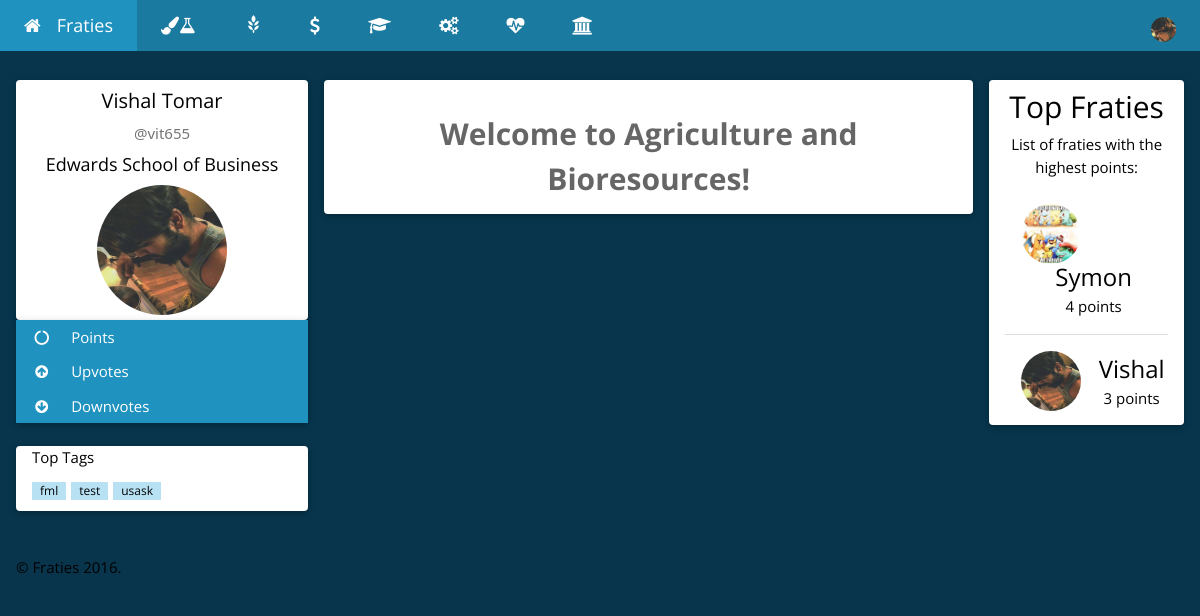
Page /Agriculture.php (signed in) on the earlier database version.
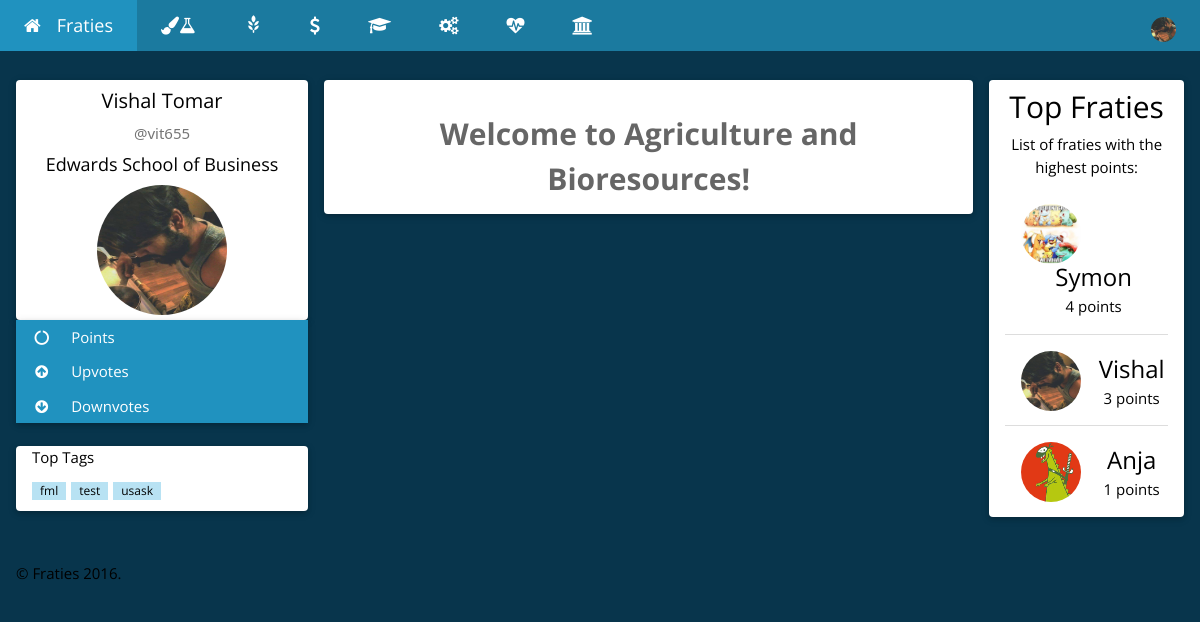
Same page on the later database version.
### tables this page shows
CREATE TABLE `users` (
  `userID` int(254) UNSIGNED NOT NULL,
  `userNSID` varchar(100) NOT NULL,
  `userPassword` varchar(100) NOT NULL,
  `userFirstName` varchar(500) NOT NULL,
  `userLastName` varchar(500) NOT NULL,
  `userCollege` varchar(500) NOT NULL,
  `userImagePath` varchar(1000) NOT NULL,
  `userPoints` int(254) NOT NULL DEFAULT '0',
  `userUpvotes` int(254) NOT NULL DEFAULT '0',
  `userDownvotes` int(254) NOT NULL DEFAULT '0',
  `userActive` tinyint(1) NOT NULL DEFAULT '0'
);

### Login/Controller/userClass.php (called while the page is built, shortened)
<?php
    function displayUserDB(){
        $connection = connect();
        $query = "SELECT * ";
        $query .= "FROM `users` ";
        $query .= "ORDER BY userPoints DESC";
        $result = mysqli_query($connection, $query);
        if (mysqli_num_rows($result) > 0) {
            return $result;
        } else {
            return false;
        }
    }
    function getFirstName($nsid){
        $connection = connect();
        $nsid = mysqli_real_escape_string($connection, $nsid);
        $query = "SELECT * ";
        $query .= "FROM `users` ";
        $query .= "WHERE `userNSID` = '$nsid' ";
        $result = mysqli_query($connection, $query);
        if (mysqli_num_rows($result) == 1) {
            while($row = mysqli_fetch_assoc($result)) {
                return $row["userFirstName"];
            }
        } else if(mysqli_num_rows($result) > 1){
            return false;
        } else {
            return false;
        }
    }
    function getLastName($nsid){
        $connection = connect();
        $nsid = mysqli_real_escape_string($connection, $nsid);
        $query = "SELECT * ";
        $query .= "FROM `users` ";
        $query .= "WHERE `userNSID` = '$nsid' ";
        $result = mysqli_query($connection, $query);
        if (mysqli_num_rows($result) == 1) {
            while($row = mysqli_fetch_assoc($result)) {
                return $row["userLastName"];
            }
        } else if(mysqli_num_rows($result) > 1){
            return false;
        } else {
            return false;
        }
    }
    function getImagePath($nsid){
        $connection = connect();
        $nsid = mysqli_real_escape_string($connection, $nsid);
        $query = "SELECT * ";
        $query .= "FROM `users` ";
        $query .= "WHERE `userNSID` = '$nsid' ";
        $result = mysqli_query($connection, $query);
        if (mysqli_num_rows($result) == 1) {
            while($row = mysqli_fetch_assoc($result)) {
                return $row["userImagePath"];
            }
        } else if(mysqli_num_rows($result) > 1){
            return false;
        } else {
            return false;
        }
    }
    function getCollege($nsid){
        $connection = connect();
        $nsid = mysqli_real_escape_string($connection, $nsid);
        $query = "SELECT * ";
        $query .= "FROM `users` ";
        $query .= "WHERE `userNSID` = '$nsid' ";
        $result = mysqli_query($connection, $query);
        if (mysqli_num_rows($result) == 1) {
            while($row = mysqli_fetch_assoc($result)) {
                return $row["userCollege"];
            }
        } else if(mysqli_num_rows($result) > 1){
            return false;
        } else {
            return false;
        }
    }
?>

### Agriculture.php (the view, shortened to what this page needs)
<?php
    require_once 'Login/Controller/userClass.php';
    require_once 'Post/Controller/postClass.php';
    require_once 'Post/Controller/postTag.php';
    $NSID = $_SESSION["userNSID"];
    if(getUserActiveStatus($NSID)==1){
        $FirstName = getFirstName($NSID);
        $LastName = getLastName($NSID);
        $ImagePath = getImagePath($NSID);
        $College = getCollege($NSID);
    } else {
        header('Location: index.php');
        exit;
    }
?>
<!DOCTYPE html>
<html>
<head>
   <link rel="stylesheet" href="https://maxcdn.bootstrapcdn.com/bootstrap/3.3.7/css/bootstrap.min.css">
    <link rel="stylesheet" href="CSS/homeTheme.css">
    <link rel="stylesheet" href="https://cdnjs.cloudflare.com/ajax/libs/font-awesome/4.6.3/css/font-awesome.min.css">
</head>
<body class="w3-theme-l5">
<div class="w3-top">
 <ul class="w3-navbar w3-theme-d5 w3-left-align w3-large">
  <li><a href="home.php" title="Go home!" class="w3-padding-large w3-theme-d4"><i class="fa fa-home w3-margin-right"></i>Fraties</a></li>
  <li class="w3-hide-small"><a href="Arts&Science.php" class="w3-padding-large w3-hover-white" title="Arts & Science"><i class="fa fa-paint-brush"></i><i class="fa fa-flask"></i></a></li>
  <li class="w3-hide-small"><a href="Agriculture.php" class="w3-padding-large w3-hover-white" title="Agriculture and Bioresources"><i class="glyphicon glyphicon-grain"></i></a></li>
<li class="w3-hide-small"><a href="ESB.php" class="w3-padding-large w3-hover-white" title="Edwards School of Business"><i class="fa fa-usd"></i></a></li>
<li class="w3-hide-small"><a href="Education.php" class="w3-padding-large w3-hover-white" title="Education"><i class="fa fa-graduation-cap"></i></a></li>
<li class="w3-hide-small"><a href="Engineering.php" class="w3-padding-large w3-hover-white" title="Engineering"><i class="fa fa-cogs"></i></a></li>
<li class="w3-hide-small"><a href="Kinesiology.php" class="w3-padding-large w3-hover-white" title="Kinesiology"><i class="fa fa-heartbeat"></i></a></li>
<li class="w3-hide-small"><a href="STM.php" class="w3-padding-large w3-hover-white" title="St. Thomas More"><i class="fa fa-university"></i></a></li>
  <li class="w3-dropdown-hover w3-hide-small w3-right">
      <div class="w3-padding-large w3-hover-white" title="My Account">
          <img src='<?php echo $ImagePath; ?>' class="w3-circle" style="height:25px;width:25px" alt="Avatar">
      </div>
  </li>
 </ul>
</div>
<div class="w3-container w3-content" style="max-width:1400px;margin-top:80px">
  <div class="w3-row">
    <div class="w3-col m3">
      <div class="w3-card-2 w3-round w3-white">
        <div class="w3-container">
         <h4 class="w3-center"><?php echo $FirstName." ".$LastName; ?></h4>
         <p class="w3-center w3-text-grey w3-slim">@<?php echo $NSID; ?></p>
         <h5 class="w3-center"><?php echo $College; ?></h5>
         <p class="w3-center"><img src='<?php echo $ImagePath; ?>' class="w3-circle" style="height:130px;width:130px" alt="Avatar"></p>
        </div>
      </div>
      <div class="w3-card-2 w3-round">
        <div class="w3-accordion w3-white">
          <button title="Your total points" onclick="myFunction('Demo1')" class="w3-btn-block w3-theme-d4 w3-left-align"><i class="fa fa-circle-o-notch fa-fw w3-margin-right"></i> Points</button>
          <button title="Upvotes recieved" onclick="myFunction('Demo2')" class="w3-btn-block w3-theme-d4 w3-left-align"><i class="fa fa-arrow-circle-up  fa-fw w3-margin-right"></i> Upvotes</button>
          <button title="Downvotes recieved" onclick="myFunction('Demo3')" class="w3-btn-block w3-theme-d4 w3-left-align"><i class="fa fa-arrow-circle-down  fa-fw w3-margin-right"></i> Downvotes</button>
        </div>
      </div>
      <br>
      <div class="w3-card-2 w3-round w3-white w3-hide-small">
        <div class="w3-container">
          <p>Top Tags</p>
          <p>
            <?php echo getTopTags(); ?>
          </p>
        </div>
      </div>
      <br>
    </div>
    <div class="w3-col m7">
      <div class="w3-row-padding">
        <div class="w3-col m12">
          <div class="w3-card-2 w3-round w3-white">
            <div class="w3-container w3-center w3-padding"><br>
            <label class="w3-opacity" style="font-size: 2em;">Welcome to Agriculture and Bioresources!</label>
            </div>
          </div>
        </div>
      </div>
    </div>
    <div class="w3-col m2">
      <div class="w3-card-2 w3-round w3-white w3-center">
        <div class="w3-container">
          <h2>Top Fraties</h2>
          <p>List of fraties with the highest points:</p>
          <ul class="w3-ul">
<?php
$leaders = displayUserDB();
while($row = mysqli_fetch_assoc($leaders)) {
    $imagePath = $row["userImagePath"];
    $points = $row["userPoints"];
    $name = $row["userFirstName"];
    $nsid = $row["userNSID"];
            echo "<li class='w3-padding-16'>";
              echo "<img src='{$imagePath}' class='w3-left w3-circle w3-margin-right' style='width:60px; height:60px;'>";
              echo "<span class='w3-xlarge'><a href='profile.php?nsid={$nsid}'>{$name}</a></span><br>";
              echo "<span>{$points} points</span>";
            echo "</li>";
}
?>
          </ul>
        </div>
      </div>
      <br>
    </div>
  </div>
</div>
<br>
<footer class="w3-container">
  <p>&copy; Fraties <?php echo date("Y");?>.</p>
</footer>
</body>
</html>

### Post/Controller/postTag.php (shortened to what this page needs)
<?php
    function getTopTags() {
        $connection = connect();
        $query = "SELECT `tagText` ";
        $query .= "FROM `tags` ";
        $query .= "GROUP BY `tagText`";
        $query .= "ORDER BY COUNT(*) DESC LIMIT 10";
        $result = mysqli_query($connection, $query);
        if (mysqli_num_rows($result) > 0) {
            while($row = mysqli_fetch_assoc($result)) {
                $topTags .= '<span class="w3-tag w3-small w3-theme-l2" style="margin-right:5px;"><a href="tag.php?tag='.$row["tagText"].'">'.$row["tagText"].'</a></span>';
            }
            return $topTags;
        } else {
            return false;
        }
    }
?>

### Agriculture.php (style rules this page uses)
html,body,h1,h2,h3,h4,h5 { font-family: "Open Sans", sans-serif }

Differences in the rows shown:
added users: userImagePath (picture), userFirstName "Anja", userPoints "1"
